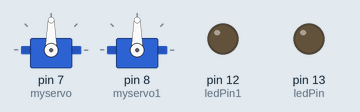
Recording of a sketch running on a simulated Arduino Uno, built with avr-gcc and run on an emulated ATmega328P. Parts: 2 × servo, output pins drawn as LEDs (lit = HIGH). What the sketch prints to the serial monitor is not drawn.

Above: at 0.05 s.
At 0.65 s:
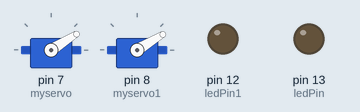
At 1.3 s:
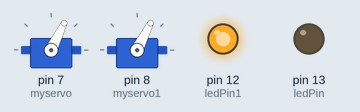
At 2.5 s:
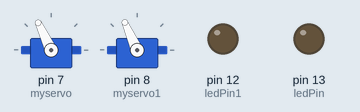
At 4.95 s:
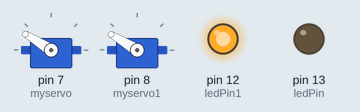
At 9.85 s:
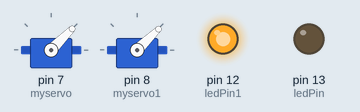
Timing chart, 0 to 12.8 s (numbered marks = the images above):
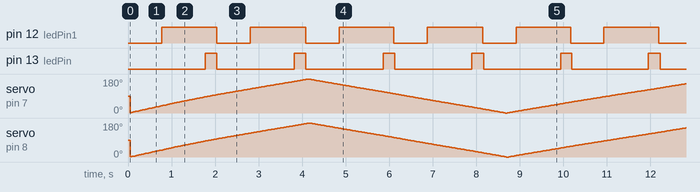

The sketch:

Nicholas_LED_Multitasking.ino
```cpp
#include <Servo.h>

Servo myservo;
Servo myservo1;
int pos = 1;
int pos1 = 0;
int counter = 0;

unsigned long previousMillis2 = 0;
unsigned long previousMillis3 = 0;
const long interval = 15;
const long interval1 = 55;

int ledPin = 13;
int ledState = LOW;
unsigned long previousMillis = 0;
long OnTime = 250;
long OffTime = 1750;

int ledPin1 = 12;
int ledState1 = LOW;
unsigned long previousMillis1 = 0;
long OnTime1 = 1250;
long OffTime1 = 750;

void setup() {
  // put your setup code here, to run once:
myservo.attach(7);
myservo1.attach(8);
pinMode(ledPin, OUTPUT);
pinMode(ledPin1, OUTPUT);
Serial.begin(9600);
}

void loop() {
  // put your main code here, to run repeatedly:
unsigned long currentMillis = millis();
Serial.println();
Serial.println(counter);
Serial.println(currentMillis);
Serial.println(previousMillis);
Serial.println(currentMillis - previousMillis);
if((ledState == HIGH) && (currentMillis - previousMillis >= OnTime))
{

  ledState = LOW;
  previousMillis = currentMillis;
  digitalWrite(ledPin, ledState);
}
else if ((ledState == LOW) && (currentMillis - previousMillis >= OffTime))
{
  ledState = HIGH;
  previousMillis = currentMillis;
  digitalWrite(ledPin, ledState);
}

if((ledState1 == HIGH) && (currentMillis - previousMillis1 >= OnTime1))
{
  ledState1 = LOW;
  previousMillis1 = currentMillis;
  digitalWrite(ledPin1, ledState1);
}
else if ((ledState1 == LOW) && (currentMillis - previousMillis1 >= OffTime1))
{
  ledState1 = HIGH;
  previousMillis1 = currentMillis;
  digitalWrite(ledPin1, ledState1);
}


if (currentMillis - previousMillis2 >= interval) {
  previousMillis2 = currentMillis;
  if (pos <= 180) {
    myservo.write(pos);
    pos++;
  }
  else if (pos > 180 && pos <= 360) {
    myservo.write(360 - pos);
    pos++;
  }

  if (pos > 360) {
    pos = 0;
  }
}

if (currentMillis - previousMillis3 >= interval) {
  previousMillis3 = currentMillis;
  if (pos1 <= 180) {
    myservo1.write(pos1);
    pos1++;
  }
  else if (pos1 > 180 && pos1 <= 360) {
    myservo1.write(360 - pos1);
    pos1++;
  }

  if (pos1 > 360) {
    pos1 = 0;
  }
}
counter++;
}
```

Measured:
- by itself, pin 12 (ledPin1): alternates HIGH for 1.3 s and LOW for 0.76 s
- by itself, pin 13 (ledPin): alternates HIGH for 0.27 s and LOW for 1.8 s
